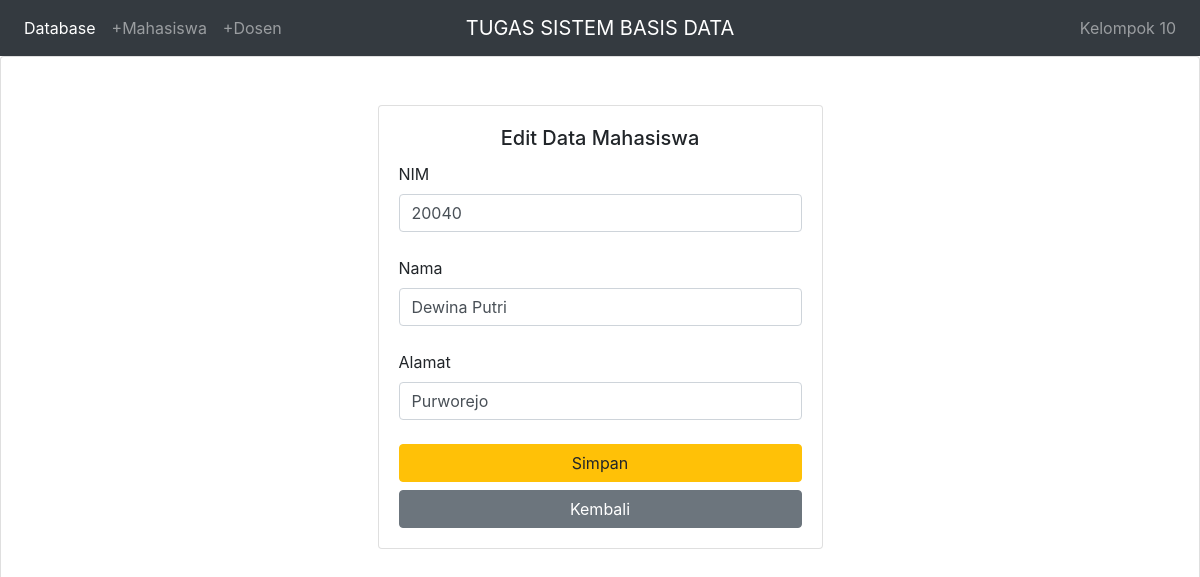
The page /editMhs.php?nim=20040 on the database its author committed.
### tables this page shows
CREATE TABLE `mahasiswa` (
  `nim` varchar(5) NOT NULL,
  `nama` varchar(20) NOT NULL,
  `alamat` varchar(20) NOT NULL
);

### editMhs.php (the view, shortened to what this page needs)
<!doctype html>
<html>
<head>
	<link rel="stylesheet" href="https://stackpath.bootstrapcdn.com/bootstrap/4.5.0/css/bootstrap.min.css">
</head>
	<body>
	<?php
            require 'navbar.php';
           ?>
		<div class="card">
			<div class="container">
				<div class = "row">
					<?php
					include "connection.php";
					$nim = $_GET['nim'];
					$query_mysql = mysqli_query($connection, "SELECT * FROM mahasiswa WHERE nim='$nim'")or die(mysqli_error($connection));
					while($data = mysqli_fetch_array($query_mysql)){
					?>
						<div class="col-sm-9 col-md-7 col-lg-5 mx-auto">
							<div class="card card-signin my-5">
								<div class="card-body">
									<h5 class="card-title text-center">Edit Data Mahasiswa</h5>
										<form class="form-signing" action="updateMhs.php" method="post">
											<div class="form-label-group">
											<label>NIM</label>
												<input type="number" name="nim" value="<?php echo $data['nim'] ?>" class="form-control" required autofocus>
												</div><br>
												<label>Nama</label>
												<div class="form-label-group">
												<input type="text" name="nama" value="<?php echo $data['nama'] ?>" class="form-control" required>
												</div><br>
												<label>Alamat</label>
												<div class="form-label-group">
												<input type="text" name="alamat" value="<?php echo $data['alamat'] ?>"class="form-control" required>
												</div>
												<br>
												<input class ="btn btn-warning btn-block " type="submit" value="Simpan">
												<a class = "btn btn-secondary btn-block " href="index.php">Kembali</a>
										</form>
									</div>
      						</div>
    					</div>
					<?php } ?>
				</div>
				<br><br><br><br><br><br><br><br><br><br><br><br><br><br>
		</div>
	</body>
</html>

### rows shown on the page
mahasiswa: nim "20040", nama "Dewina Putri", alamat "Purworejo"
